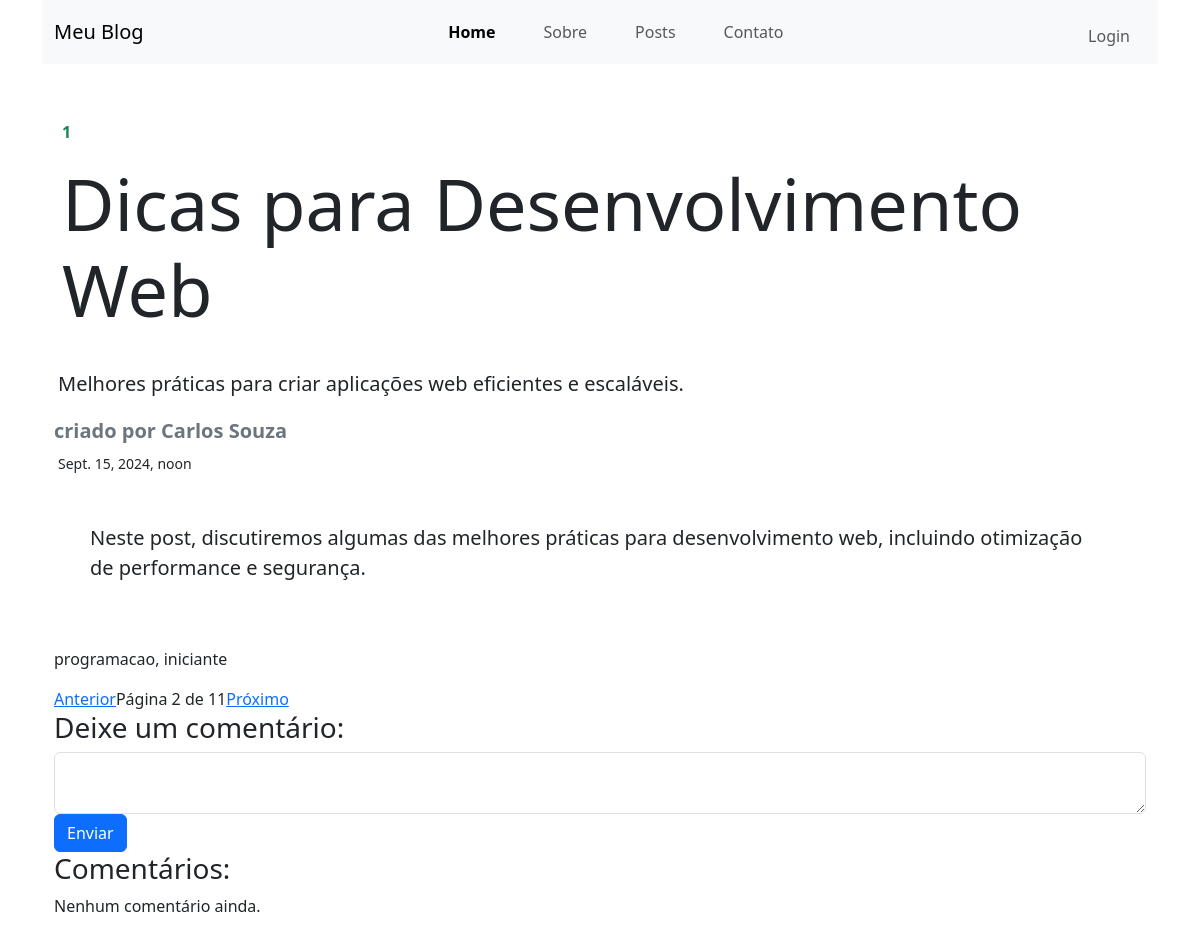
The app's page /blog/post/2/ with its own data.
### blog/models.py (models this page shows, shortened)
class Post(models.Model):
    autor = models.CharField(max_length=50)
    titulo = models.CharField(max_length=150)
    resumo = models.CharField(max_length=250)
    conteudo = models.TextField()
    data = models.DateTimeField()
    categoria = models.ForeignKey(Categoria,on_delete=models.PROTECT, related_name='posts')
    tag = models.ManyToManyField(Tag,related_name='posts', blank=True)

class Categoria(models.Model):
    nome = models.CharField(max_length=20)
    slug = models.SlugField(unique=True)
    def __str__(self):
        return self.nome

class Tag(models.Model):
    nome = models.CharField(max_length=20)
    slug = models.SlugField(unique=True)
    def __str__(self):
        return self.nome

### blog/views.py (the view)
# urls.py: path('post/<int:id>/', views.post, name="post"),
def post(request, id):
    post = get_object_or_404(Post, id=id)
    lista_post = Post.objects.all().order_by('id')
    lista_comentarios = post.post_id.all()
    paginator = Paginator(lista_post, 1)
    post_index = list(lista_post).index(post)
    page_num = post_index+1
    page_obj = paginator.get_page(page_num)
    proximo_post = Post.objects.filter(id__gt=post.id).first()  # Próximo post
    post_anterior = Post.objects.filter(id__lt=post.id).last()
    return render(request,'post.html', {'post':post, 'page_obj':page_obj,'proximo_post':proximo_post, 'post_anterior':post_anterior,
                                        'lista_comentarios':lista_comentarios})

### blog/Templates/post.html (shortened to what this page needs)
{% extends 'base.html' %}
{% block content %}
    <label class=" rounded text-success m-1 p-1"><strong>{{post.categoria}}</strong></label>
        <h1 class="display-2 text-justify p-2"><strong>{{post.titulo}}</strong></h1>
        <div class="row text-justify mt-4 p-1">
            <p class="lead"><strong>{{post.resumo}}</strong></p>
        </div>
        <label class="text-secondary h5"><strong>criado por {{post.autor}}</strong></label>
        <div class="ps-1"><small>{{post.data}}</small></div>
        <div class="row pe-4 text-justify">
            <div class="col p-5">
                <p class="lead">{{post.conteudo}}</p>
            </div>
        </div>
        <p>
        {%if post.tag.exists %}
            {{post.tag.all|join:', '}}
        {% endif %}
        </p>
    <div class="pagination">
        {% if post_anterior %}
            <a href="{%url 'blog:post' post_anterior.id %}">Anterior</a>
        {% endif %}
        <span>Página {{ page_obj.number }} de {{ page_obj.paginator.num_pages }}</span>
        {% if proximo_post %}
            <a href="{% url 'blog:post' proximo_post.id %}">Próximo</a>
        {% endif %}
    </div>
<h3>Deixe um comentário:</h3>
<div class="row">
        <form method="post" action="{% url 'blog:addcomentario' id=post.id %}">
            <textarea class="form-control"name="conteudo"></textarea>
            <input class="btn btn-primary"type="submit" value="Enviar">
        </form>
</div>
<h3>Comentários:</h3>
{% for comentario in lista_comentarios %}
    <div>
        <p><strong>{{ comentario.autor.username }}</strong>: {{ comentario.conteudo }}</p>
        <p><em>{{ comentario.criado }}</em></p>
    </div>
{% empty %}
    <p>Nenhum comentário ainda.</p>
{% endfor %}
{% endblock %}

### records on screen
Post: categoria "1", titulo "Dicas para Desenvolvimento Web", resumo "Melhores práticas para criar aplicações web eficientes e escaláveis.", autor "Carlos Souza", data "Sept. 15, 2024, noon", conteudo "Neste post, discutiremos algumas das melhores práticas para desenvolvimento web, incluindo otimização de performance e segurança.", tag.all "programacao, iniciante"

### other values on screen
{{ page_obj.number }} "2"
{{ page_obj.paginator.num_pages }} "11"
